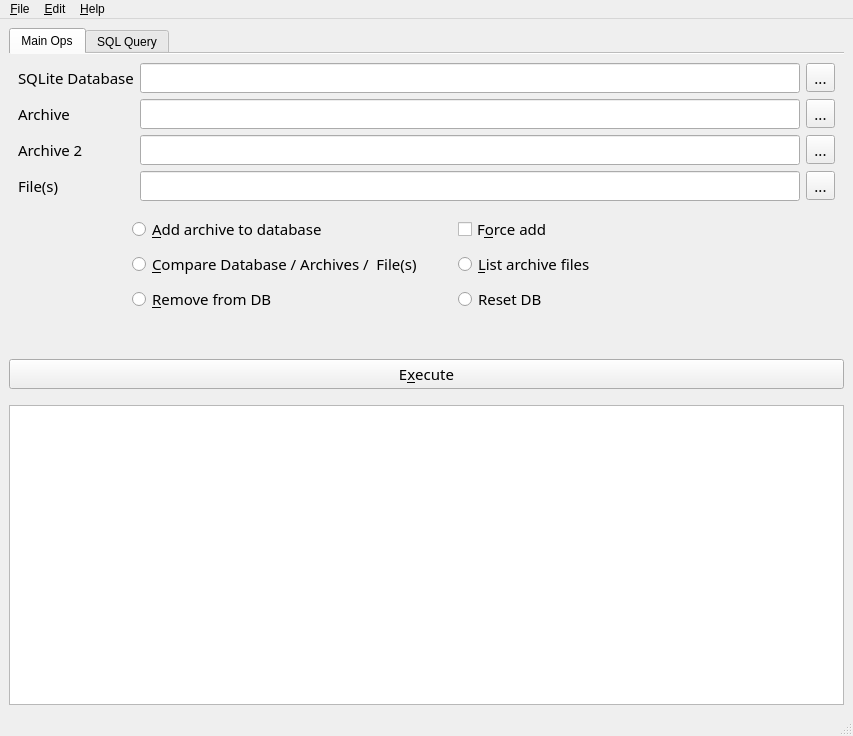
<?xml version="1.0" encoding="UTF-8"?>
<ui version="4.0">
 <class>MainWindow</class>
 <widget class="QMainWindow" name="MainWindow">
  <property name="geometry">
   <rect>
    <x>0</x>
    <y>0</y>
    <width>853</width>
    <height>736</height>
   </rect>
  </property>
  <property name="sizePolicy">
   <sizepolicy hsizetype="Maximum" vsizetype="Expanding">
    <horstretch>0</horstretch>
    <verstretch>0</verstretch>
   </sizepolicy>
  </property>
  <property name="acceptDrops">
   <bool>true</bool>
  </property>
  <property name="windowTitle">
   <string>Archive Clone Sniffer</string>
  </property>
  <property name="windowIcon">
   <iconset resource="acs_resources.qrc">
    <normaloff>:/icons/resources/archiveclonesniffer.ico</normaloff>:/icons/resources/archiveclonesniffer.ico</iconset>
  </property>
  <property name="styleSheet">
   <string notr="true"/>
  </property>
  <property name="unifiedTitleAndToolBarOnMac">
   <bool>false</bool>
  </property>
  <widget class="QWidget" name="centralwidget">
   <layout class="QVBoxLayout" name="verticalLayout">
    <item>
     <widget class="QTabWidget" name="tabWidget">
      <property name="sizePolicy">
       <sizepolicy hsizetype="Expanding" vsizetype="Fixed">
        <horstretch>0</horstretch>
        <verstretch>0</verstretch>
       </sizepolicy>
      </property>
      <property name="currentIndex">
       <number>0</number>
      </property>
      <property name="documentMode">
       <bool>true</bool>
      </property>
      <property name="tabsClosable">
       <bool>false</bool>
      </property>
      <property name="movable">
       <bool>false</bool>
      </property>
      <property name="tabBarAutoHide">
       <bool>true</bool>
      </property>
      <widget class="QWidget" name="tab_main">
       <attribute name="title">
        <string>Main Ops</string>
       </attribute>
       <layout class="QVBoxLayout" name="verticalLayout_2">
        <item>
         <layout class="QGridLayout" name="gridLayout_files">
          <property name="sizeConstraint">
           <enum>QLayout::SetDefaultConstraint</enum>
          </property>
          <property name="verticalSpacing">
           <number>6</number>
          </property>
          <item row="0" column="0">
           <widget class="QLabel" name="label_dbname">
            <property name="font">
             <font>
              <family>Noto Sans</family>
              <pointsize>11</pointsize>
             </font>
            </property>
            <property name="text">
             <string>SQLite Database</string>
            </property>
           </widget>
          </item>
          <item row="3" column="0">
           <widget class="QLabel" name="label_files">
            <property name="font">
             <font>
              <family>Noto Sans</family>
              <pointsize>11</pointsize>
             </font>
            </property>
            <property name="text">
             <string>File(s)</string>
            </property>
           </widget>
          </item>
          <item row="1" column="0">
           <widget class="QLabel" name="label_archive">
            <property name="font">
             <font>
              <family>Noto Sans</family>
              <pointsize>11</pointsize>
             </font>
            </property>
            <property name="text">
             <string>Archive</string>
            </property>
           </widget>
          </item>
          <item row="0" column="2">
           <widget class="QToolButton" name="toolSelectButton_db">
            <property name="font">
             <font>
              <family>Noto Sans</family>
              <pointsize>11</pointsize>
             </font>
            </property>
            <property name="text">
             <string>...</string>
            </property>
           </widget>
          </item>
          <item row="2" column="0">
           <widget class="QLabel" name="label_archive2">
            <property name="font">
             <font>
              <family>Noto Sans</family>
              <pointsize>11</pointsize>
             </font>
            </property>
            <property name="text">
             <string>Archive 2</string>
            </property>
           </widget>
          </item>
          <item row="1" column="1">
           <widget class="QLineEdit" name="lineEdit_archive">
            <property name="font">
             <font>
              <family>Noto Sans</family>
              <pointsize>11</pointsize>
             </font>
            </property>
            <property name="toolTip">
             <string>Shortcut: Ctrl+2</string>
            </property>
           </widget>
          </item>
          <item row="3" column="1">
           <widget class="QLineEdit" name="lineEdit_files">
            <property name="font">
             <font>
              <family>Noto Sans</family>
              <pointsize>11</pointsize>
             </font>
            </property>
            <property name="toolTip">
             <string>Shortcut: Ctrl+4</string>
            </property>
           </widget>
          </item>
          <item row="1" column="2">
           <widget class="QToolButton" name="toolSelectButton_archive">
            <property name="font">
             <font>
              <family>Noto Sans</family>
              <pointsize>11</pointsize>
             </font>
            </property>
            <property name="text">
             <string>...</string>
            </property>
           </widget>
          </item>
          <item row="2" column="1">
           <widget class="QLineEdit" name="lineEdit_archive2">
            <property name="font">
             <font>
              <family>Noto Sans</family>
              <pointsize>11</pointsize>
             </font>
            </property>
            <property name="toolTip">
             <string>Shortcut: Ctrl+3</string>
            </property>
           </widget>
          </item>
          <item row="0" column="1">
           <widget class="QLineEdit" name="lineEdit_dbname">
            <property name="font">
             <font>
              <family>Noto Sans</family>
              <pointsize>11</pointsize>
             </font>
            </property>
            <property name="toolTip">
             <string>Shortcut: Ctrl+1</string>
            </property>
           </widget>
          </item>
          <item row="2" column="2">
           <widget class="QToolButton" name="toolSelectButton_archive2">
            <property name="font">
             <font>
              <family>Noto Sans</family>
              <pointsize>11</pointsize>
             </font>
            </property>
            <property name="text">
             <string>...</string>
            </property>
           </widget>
          </item>
          <item row="3" column="2">
           <widget class="QToolButton" name="toolSelectButton_file">
            <property name="font">
             <font>
              <family>Noto Sans</family>
              <pointsize>11</pointsize>
             </font>
            </property>
            <property name="text">
             <string>...</string>
            </property>
           </widget>
          </item>
         </layout>
        </item>
        <item>
         <spacer name="verticalSpacer_2">
          <property name="font">
           <font>
            <family>Noto Sans</family>
            <pointsize>11</pointsize>
           </font>
          </property>
          <property name="orientation">
           <enum>Qt::Vertical</enum>
          </property>
          <property name="sizeType">
           <enum>QSizePolicy::Fixed</enum>
          </property>
          <property name="sizeHint" stdset="0">
           <size>
            <width>811</width>
            <height>7</height>
           </size>
          </property>
         </spacer>
        </item>
        <item>
         <layout class="QGridLayout" name="gridLayout_operations">
          <item row="8" column="0">
           <spacer name="horizontalSpacer">
            <property name="font">
             <font>
              <family>Noto Sans</family>
              <pointsize>11</pointsize>
             </font>
            </property>
            <property name="orientation">
             <enum>Qt::Horizontal</enum>
            </property>
            <property name="sizeType">
             <enum>QSizePolicy::Fixed</enum>
            </property>
            <property name="sizeHint" stdset="0">
             <size>
              <width>114</width>
              <height>20</height>
             </size>
            </property>
           </spacer>
          </item>
          <item row="5" column="3">
           <widget class="QCheckBox" name="checkBox_forceAdd">
            <property name="font">
             <font>
              <family>Noto Sans</family>
              <pointsize>11</pointsize>
             </font>
            </property>
            <property name="statusTip">
             <string>Force add files in archive even if they are already present in the database</string>
            </property>
            <property name="text">
             <string>F&amp;orce add</string>
            </property>
           </widget>
          </item>
          <item row="5" column="1">
           <widget class="QRadioButton" name="radioButton_add">
            <property name="font">
             <font>
              <family>Noto Sans</family>
              <pointsize>11</pointsize>
             </font>
            </property>
            <property name="statusTip">
             <string>Add files in archive to database (individual files cannot be added)</string>
            </property>
            <property name="text">
             <string>&amp;Add archive to database</string>
            </property>
            <attribute name="buttonGroup">
             <string notr="true">buttonGroup_ops</string>
            </attribute>
           </widget>
          </item>
          <item row="6" column="3">
           <widget class="QRadioButton" name="radioButton_list">
            <property name="font">
             <font>
              <family>Noto Sans</family>
              <pointsize>11</pointsize>
             </font>
            </property>
            <property name="statusTip">
             <string>Lists database contents which match archive name (or, Lists files in archive if no database given)</string>
            </property>
            <property name="text">
             <string>&amp;List archive files</string>
            </property>
            <attribute name="buttonGroup">
             <string notr="true">buttonGroup_ops</string>
            </attribute>
           </widget>
          </item>
          <item row="7" column="3">
           <widget class="QRadioButton" name="radioButton_reset">
            <property name="font">
             <font>
              <family>Noto Sans</family>
              <pointsize>11</pointsize>
             </font>
            </property>
            <property name="statusTip">
             <string>Remove all contents of database and reset its schema</string>
            </property>
            <property name="text">
             <string>Reset DB</string>
            </property>
            <attribute name="buttonGroup">
             <string notr="true">buttonGroup_ops</string>
            </attribute>
           </widget>
          </item>
          <item row="7" column="1">
           <widget class="QRadioButton" name="radioButton_remove">
            <property name="font">
             <font>
              <family>Noto Sans</family>
              <pointsize>11</pointsize>
             </font>
            </property>
            <property name="statusTip">
             <string>Remove entires from database, which are associated with the given archive name</string>
            </property>
            <property name="text">
             <string>&amp;Remove from DB</string>
            </property>
            <attribute name="buttonGroup">
             <string notr="true">buttonGroup_ops</string>
            </attribute>
           </widget>
          </item>
          <item row="6" column="1">
           <widget class="QRadioButton" name="radioButton_compare">
            <property name="font">
             <font>
              <family>Noto Sans</family>
              <pointsize>11</pointsize>
             </font>
            </property>
            <property name="statusTip">
             <string>List matching files in order of priority:  (1) database vs. archive (2) database vs. file(s) (3) archive vs. archive2 (4) archive vs. file(s)</string>
            </property>
            <property name="text">
             <string>&amp;Compare Database / Archives /  File(s)</string>
            </property>
            <attribute name="buttonGroup">
             <string notr="true">buttonGroup_ops</string>
            </attribute>
           </widget>
          </item>
          <item row="6" column="4">
           <spacer name="horizontalSpacer_2">
            <property name="orientation">
             <enum>Qt::Horizontal</enum>
            </property>
            <property name="sizeHint" stdset="0">
             <size>
              <width>40</width>
              <height>20</height>
             </size>
            </property>
           </spacer>
          </item>
          <item row="6" column="2">
           <spacer name="horizontalSpacer_3">
            <property name="orientation">
             <enum>Qt::Horizontal</enum>
            </property>
            <property name="sizeType">
             <enum>QSizePolicy::Fixed</enum>
            </property>
            <property name="sizeHint" stdset="0">
             <size>
              <width>30</width>
              <height>20</height>
             </size>
            </property>
           </spacer>
          </item>
         </layout>
        </item>
       </layout>
       <zorder></zorder>
       <zorder></zorder>
       <zorder>verticalSpacer_2</zorder>
       <zorder></zorder>
       <zorder>verticalSpacer_2</zorder>
       <zorder></zorder>
      </widget>
      <widget class="QWidget" name="tab_sql">
       <attribute name="title">
        <string>SQL Query</string>
       </attribute>
       <layout class="QHBoxLayout" name="horizontalLayout">
        <item>
         <widget class="QPlainTextEdit" name="plainTextEdit_sql">
          <property name="sizePolicy">
           <sizepolicy hsizetype="Expanding" vsizetype="Expanding">
            <horstretch>0</horstretch>
            <verstretch>0</verstretch>
           </sizepolicy>
          </property>
          <property name="toolTip">
           <string>Shortcut: Ctrl+5</string>
          </property>
          <property name="tabChangesFocus">
           <bool>true</bool>
          </property>
          <property name="placeholderText">
           <string>Type your SQL query here</string>
          </property>
         </widget>
        </item>
        <item>
         <widget class="QPushButton" name="pushButton_viewSchema">
          <property name="font">
           <font>
            <family>Noto Sans</family>
            <pointsize>9</pointsize>
           </font>
          </property>
          <property name="text">
           <string>&amp;View DB Schema</string>
          </property>
         </widget>
        </item>
       </layout>
      </widget>
     </widget>
    </item>
    <item>
     <spacer name="verticalSpacer_3">
      <property name="font">
       <font>
        <family>Noto Sans</family>
        <pointsize>11</pointsize>
       </font>
      </property>
      <property name="orientation">
       <enum>Qt::Vertical</enum>
      </property>
      <property name="sizeType">
       <enum>QSizePolicy::Fixed</enum>
      </property>
      <property name="sizeHint" stdset="0">
       <size>
        <width>20</width>
        <height>10</height>
       </size>
      </property>
     </spacer>
    </item>
    <item>
     <widget class="QPushButton" name="pushButton_exec">
      <property name="sizePolicy">
       <sizepolicy hsizetype="Expanding" vsizetype="Fixed">
        <horstretch>0</horstretch>
        <verstretch>0</verstretch>
       </sizepolicy>
      </property>
      <property name="font">
       <font>
        <family>Noto Sans</family>
        <pointsize>11</pointsize>
       </font>
      </property>
      <property name="text">
       <string>E&amp;xecute</string>
      </property>
      <property name="flat">
       <bool>false</bool>
      </property>
     </widget>
    </item>
    <item>
     <spacer name="verticalSpacer_4">
      <property name="font">
       <font>
        <family>Noto Sans</family>
        <pointsize>11</pointsize>
       </font>
      </property>
      <property name="orientation">
       <enum>Qt::Vertical</enum>
      </property>
      <property name="sizeType">
       <enum>QSizePolicy::Fixed</enum>
      </property>
      <property name="sizeHint" stdset="0">
       <size>
        <width>20</width>
        <height>10</height>
       </size>
      </property>
     </spacer>
    </item>
    <item>
     <widget class="QTextEdit" name="textEdit_viewport">
      <property name="sizePolicy">
       <sizepolicy hsizetype="Expanding" vsizetype="Expanding">
        <horstretch>0</horstretch>
        <verstretch>0</verstretch>
       </sizepolicy>
      </property>
      <property name="maximumSize">
       <size>
        <width>16777215</width>
        <height>1080</height>
       </size>
      </property>
      <property name="font">
       <font>
        <family>Noto Sans</family>
        <pointsize>11</pointsize>
       </font>
      </property>
      <property name="sizeAdjustPolicy">
       <enum>QAbstractScrollArea::AdjustToContents</enum>
      </property>
      <property name="lineWrapMode">
       <enum>QTextEdit::NoWrap</enum>
      </property>
      <property name="readOnly">
       <bool>true</bool>
      </property>
     </widget>
    </item>
   </layout>
  </widget>
  <widget class="QStatusBar" name="statusbar"/>
  <widget class="QMenuBar" name="menuBar">
   <property name="geometry">
    <rect>
     <x>0</x>
     <y>0</y>
     <width>853</width>
     <height>21</height>
    </rect>
   </property>
   <widget class="QMenu" name="menu_File">
    <property name="title">
     <string>&amp;File</string>
    </property>
    <addaction name="action_New"/>
    <addaction name="action_Backup_Database"/>
    <addaction name="actionE_xit"/>
   </widget>
   <widget class="QMenu" name="menu_Help">
    <property name="title">
     <string>&amp;Help</string>
    </property>
    <addaction name="action_About"/>
   </widget>
   <widget class="QMenu" name="menu_Edit">
    <property name="title">
     <string>&amp;Edit</string>
    </property>
    <addaction name="action_Clear_All_Fields"/>
   </widget>
   <addaction name="menu_File"/>
   <addaction name="menu_Edit"/>
   <addaction name="menu_Help"/>
  </widget>
  <action name="action_About">
   <property name="text">
    <string>&amp;About</string>
   </property>
   <property name="shortcut">
    <string>F1</string>
   </property>
  </action>
  <action name="action_New">
   <property name="text">
    <string>&amp;New</string>
   </property>
   <property name="toolTip">
    <string>Create a new Sqlite database</string>
   </property>
   <property name="shortcut">
    <string>Ctrl+Shift+N</string>
   </property>
  </action>
  <action name="actionE_xit">
   <property name="text">
    <string>E&amp;xit</string>
   </property>
   <property name="shortcut">
    <string>Ctrl+Q</string>
   </property>
  </action>
  <action name="action_Clear_All_Fields">
   <property name="text">
    <string>&amp;Clear All Fields</string>
   </property>
   <property name="shortcut">
    <string>Ctrl+Alt+C</string>
   </property>
  </action>
  <action name="action_Backup_Database">
   <property name="text">
    <string>&amp;Backup Database</string>
   </property>
  </action>
 </widget>
 <tabstops>
  <tabstop>lineEdit_dbname</tabstop>
  <tabstop>toolSelectButton_db</tabstop>
  <tabstop>lineEdit_archive</tabstop>
  <tabstop>toolSelectButton_archive</tabstop>
  <tabstop>lineEdit_archive2</tabstop>
  <tabstop>toolSelectButton_archive2</tabstop>
  <tabstop>lineEdit_files</tabstop>
  <tabstop>toolSelectButton_file</tabstop>
  <tabstop>radioButton_add</tabstop>
  <tabstop>checkBox_forceAdd</tabstop>
  <tabstop>radioButton_compare</tabstop>
  <tabstop>radioButton_list</tabstop>
  <tabstop>radioButton_remove</tabstop>
  <tabstop>radioButton_reset</tabstop>
  <tabstop>plainTextEdit_sql</tabstop>
  <tabstop>pushButton_viewSchema</tabstop>
  <tabstop>pushButton_exec</tabstop>
  <tabstop>textEdit_viewport</tabstop>
  <tabstop>tabWidget</tabstop>
 </tabstops>
 <resources>
  <include location="acs_resources.qrc"/>
 </resources>
 <connections/>
 <buttongroups>
  <buttongroup name="buttonGroup_ops"/>
 </buttongroups>
</ui>
